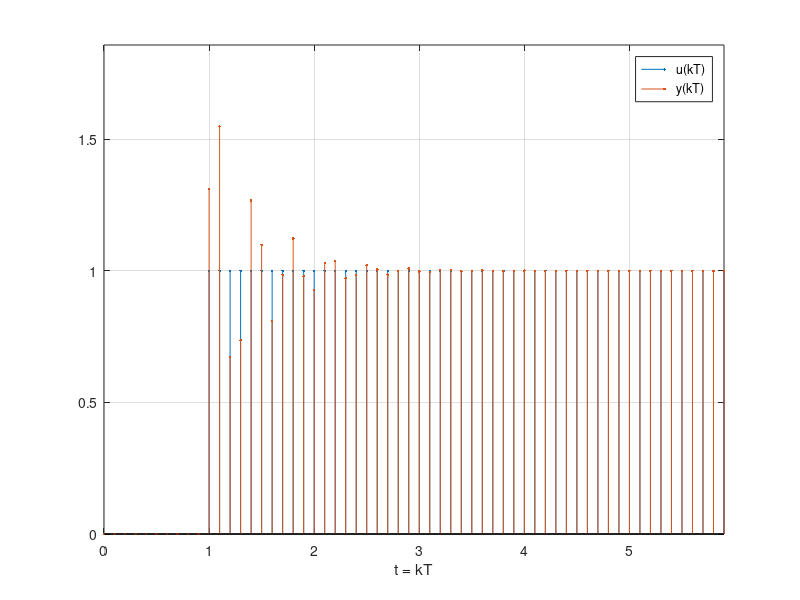
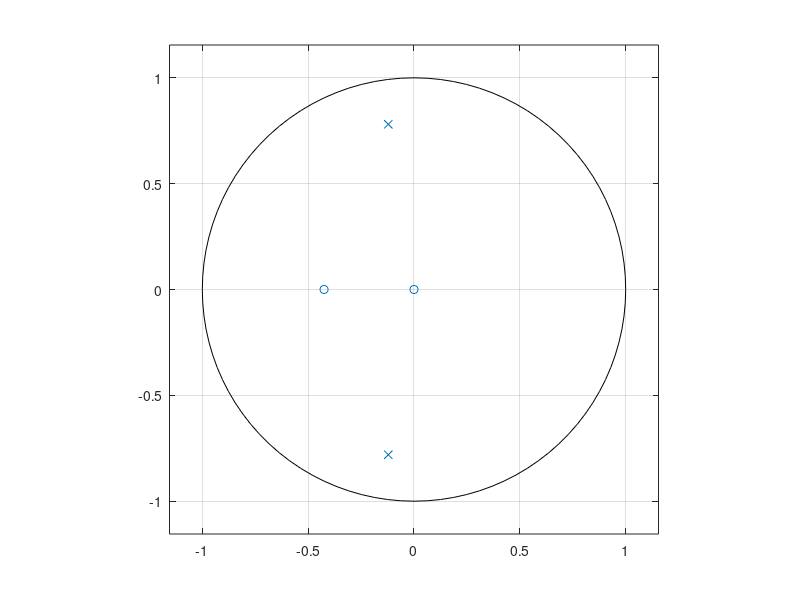

Write the MATLAB code that produced these figures, in order.
clc,
close all,
clear

T = 0.1; %Periodo de amostragem
K = 20;
Numd = K*[0.0655 0.02783];
Dend = [1 (0.0655*K-1.0672) (0.02783*K+0.0672)];
sys = tf(Numd,Dend,T);

%Entrada Degrau
u = [zeros(1,10) ones(1,50)];
L = length(u); %Tamanho do vetor
k = 0:(L-1); %numero inteiro
t = k*T; %tempo discreto kT

%Resposta ao Degrau
y = filter(Numd,Dend,u);
figure
stem(t,u,'.')
hold on
stem(t,y,'.')
xlabel('t = kT'),grid
legend('u(kT)','y(kT)')
axis([0 max(t) 0 1.2*max(y)])
hold off
figure
zplane(Numd,Dend) 